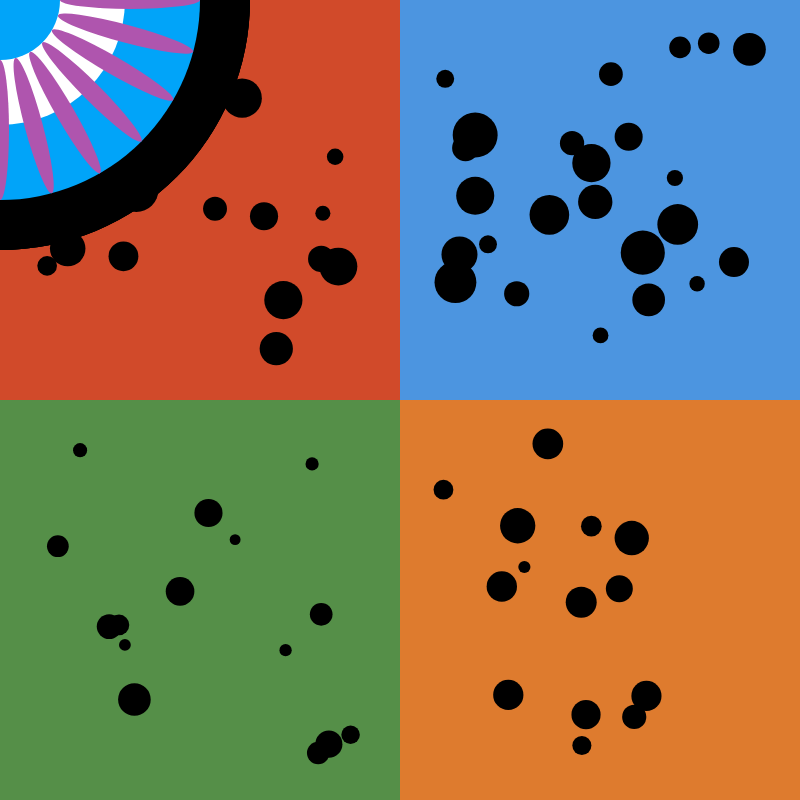
Frame 1 (no input)
Frame 60 (no input): identical to frame 1, image omitted
Frame 120 (the mouse pressed at the canvas centre since frame 60): identical to frame 1, image omitted

The p5.js sketch that drew this single still picture (run headless with seeded random() and noise() and a simulated clock; from frame 60 on, the mouse is pressed at the canvas centre):

// p5.js sketch
// ── sketch.js
// ========================
// 800x800 Canvas – CircleArt Version
// ========================
let cnv, t = 0;  

const NOISE = {
  animate: true,
  speed: 0.02,
  wiggle: 24,
  sMin: 0.85,
  sMax: 1.15,
  rotMax: 18
};

/**
 * Initialize the canvas and set up the drawing environment
 */
function setup() {
  cnv = createCanvas(800, 800);
  centerCanvas();
  angleMode(DEGREES);
}

/**
 * Center the canvas on the window
 */
function centerCanvas() {
  let x = (windowWidth - width) / 2;
  let y = (windowHeight - height) / 2;
  x = max(0, x);
  y = max(0, y);
  cnv.position(x, y);
}

/**
 * Re-center the canvas when the window is resized
 */
function windowResized() {
  centerCanvas();
}

/**
 * Main draw loop - clear the canvas and draw all elements
 */
function draw() {
  if (NOISE.animate) t += NOISE.speed;
  drawBackgroundGrid();  // Draw colored quadrants with random dots
  drawAllCircles(t);      // Draw all circles using t as the parameter
}

/**
 * CircleArt class — each circle composition becomes a "creature"
 * that subtly moves, rotates and scales according to Perlin Noise.
 *
 * This version replaces the original static display() method.
 * Noise-driven animation makes each circle feel organic and
 * visually distinct from the group’s static base image.
 */
class CircleArt {

  constructor(x, y, scale, drawFn) {
    // Initial static properties
    this.x = x;              // Original X position on canvas
    this.y = y;              // Original Y position on canvas
    this.scale = scale;      // Base scale multiplier
    this.drawFn = drawFn;    // Custom drawing function for this circle

    // Noise seeds — each circle receives unique noise offsets
    // These ensure circles never move in the same pattern
    this.nx = random(1000);  // Noise seed for X-offset
    this.ny = random(1000);  // Noise seed for Y-offset
    this.ns = random(1000);  // Noise seed for scaling (breathing effect)
    this.nr = random(1000);  // Noise seed for rotation
  }

  /**
   * Display the circle using noise-driven transformations.
   * tt = time variable passed from the main draw() loop.
   */
  display(tt) {

    // --- 1. Noise-driven position offset (subtle drifting motion)
    const dx = map(
      noise(this.nx + tt), 0, 1,
      -NOISE.wiggle, NOISE.wiggle
    );
    const dy = map(
      noise(this.ny + tt), 0, 1,
      -NOISE.wiggle, NOISE.wiggle
    );

    // --- 2. Noise-driven scaling ("breathing")
    const sc = this.scale * map(
      noise(this.ns + tt), 0, 1,
      NOISE.sMin, NOISE.sMax
    );

    // --- 3. Noise-driven micro-rotation
    const ang = map(
      noise(this.nr + tt), 0, 1,
      -NOISE.rotMax, NOISE.rotMax
    );

    // --- Apply all transformations ---
    push();
    translate(this.x + dx, this.y + dy);
    rotate(ang);
    scale(sc);

    // Draw the circle's custom graphic
    this.drawFn(tt);

    pop();
  }
}

/**
 * Draw the background grid with four colored quadrants
 * Each quadrant contains randomly distributed black circles
 */
function drawBackgroundGrid() {
  const cols = ['#d14a2a', '#4c95e0', '#558f48', '#de7b2e'];
  const cell = width / 2;

  // Draw the four background quadrants
  noStroke();
  fill(cols[0]); rect(0, 0, cell, cell);        // Red (top-left)
  fill(cols[1]); rect(cell, 0, cell, cell);     // Blue (top-right)
  fill(cols[2]); rect(0, cell, cell, cell);     // Green (bottom-left)
  fill(cols[3]); rect(cell, cell, cell, cell);  // Orange (bottom-right)

  // Use fixed random seed for consistent dot placement
  randomSeed(9103);

  // Configuration for dots in each quadrant
  const dotConfig = [
    { gx: 0, gy: 0, count: 25, rMin: 15, rMax: 45 }, // Red quadrant
    { gx: 1, gy: 0, count: 25, rMin: 15, rMax: 45 }, // Blue quadrant
    { gx: 0, gy: 1, count: 15, rMin: 10, rMax: 36 }, // Green quadrant
    { gx: 1, gy: 1, count: 15, rMin: 10, rMax: 36 }  // Orange quadrant
  ];

  // Draw random dots in each quadrant
  for (const q of dotConfig) {
    const baseX = q.gx * cell;
    const baseY = q.gy * cell;

    for (let i = 0; i < q.count; i++) {
      const r = random(q.rMin, q.rMax);

      // Scatter dots across the quadrant with a margin to keep them in bounds
      const margin = 10;
      const cx = baseX + random(margin + r, cell - margin - r);
      const cy = baseY + random(margin + r, cell - margin - r);

      fill(0);
      noStroke();
      circle(cx, cy, r);
    }
  }
}


/**
 * Create and display all circle compositions
 * Each circle is positioned at specific coordinates with a unique drawing function
 */
function drawAllCircles() {
  const circles = [
    new CircleArt(10, 10, 1.0, drawCircle6),
    new CircleArt(220, 180, 0.9, drawCircle4),
    new CircleArt(400, -30, 0.4, drawCircle7),
    new CircleArt(530, 180, 0.6, drawCircle8),
    new CircleArt(785, 80, 0.8, drawCircle4),

    new CircleArt(-45, 270, 0.9, drawCircle3),
    new CircleArt(154, 460, 1.4, drawCircle1),
    new CircleArt(434, 460, 1.4, drawCircle2),
    new CircleArt(760, 410, 1.2, drawCircle3),

    new CircleArt(20, 700, 1, drawCircle5),
    new CircleArt(295, 730, 1.1, drawCircle6),
    new CircleArt(610, 730, 0.7, drawCircle7),
  ];

  // Display all circles
  for (const c of circles) {
    c.display();
  }
}

/**
 * ==================== CIRCLE #1: Purple Xingyuan ====================
 */
function drawCircle1() {
  const R = 100;
  
  // Define color palette
  const colors = {
    black: "#000",
    purple: "rgb(179,106,210)",
    blue: "rgb(88,170,246)",
    white: "#fff",
    pink: "rgb(204,102,170)"
  };

  // Outer black circle
  noStroke();
  fill(colors.black);
  circle(0, 0, R * 2);

  // Purple dots arranged in a circle
  const dotCount = 20;
  const dotRadius = R * 0.10;
  const padding = R * 0.05;
  const dotCircleRadius = R - dotRadius - padding;
  
  fill(colors.purple);
  for (let i = 0; i < dotCount; i++) {
    const angle = i * (360 / dotCount);
    circle(cos(angle) * dotCircleRadius, sin(angle) * dotCircleRadius, dotRadius * 2);
  }

  // Blue center circle
  fill(colors.blue);
  circle(0, 0, R * 1.40);
  
  // Decorative rings
  noFill();
  stroke(colors.pink);
  strokeWeight(R * 0.035);
  circle(0, 0, R * 1.16);

  stroke(colors.white);
  strokeWeight(R * 0.18);
  circle(0, 0, R * 1.04);

  stroke(colors.pink);
  strokeWeight(R * 0.03);
  circle(0, 0, R * 0.60);
}

/**
 * ==================== CIRCLE #2: Orange-Green Xingyuan ====================
 */
function drawCircle2() {
  const R = 100;
  
  // Define color palette
  const colors = {
    black: "#000",
    orange: "rgb(223,121,45)",
    green: "rgb(116,158,94)",
    white: "#fff"
  };

  // Outer black circle
  noStroke();
  fill(colors.black);
  circle(0, 0, R * 2);

  // Concentric orange and green circles
  const radii = [
    { size: R * 0.82, color: colors.orange },
    { size: R * 0.56, color: colors.green },
    { size: R * 0.40, color: colors.orange },
    { size: R * 0.28, color: colors.green }
  ];

  for (const layer of radii) {
    fill(layer.color);
    circle(0, 0, layer.size * 2);
  }

  // White radial spokes
  const spokeCount = 24;
  const spokeWidth = R * 0.06;
  const innerRadius = R * 0.40;
  const outerRadius = R * 0.82;

  fill(colors.white);
  rectMode(CENTER);
  for (let i = 0; i < spokeCount; i++) {
    push();
    rotate(i * (360 / spokeCount));
    const spokeLength = outerRadius - innerRadius;
    const spokeCenter = (outerRadius + innerRadius) / 2;
    rect(spokeCenter, 0, spokeLength, spokeWidth);
    pop();
  }
}

/**
 * ==================== CIRCLE #3: Flower - Sansan ====================
 */
function drawCircle3() {
  noStroke();
  
  // Outer black circle
  fill(0);
  circle(0, 0, 300);

  // Inner white circle
  fill(255);
  circle(0, 0, 120);

  // Green decorative ring
  noFill();
  stroke(95, 120, 70);
  strokeWeight(20);
  circle(0, 0, 200);

  // Orange petals (8 petals arranged radially)
  noStroke();
  fill(230, 150, 40);
  const petalLength = 120;
  const petalWidth = 50;
  
  for (let i = 0; i < 8; i++) {
    push();
    rotate(i * 45);
    ellipse(0, -90, petalWidth, petalLength);
    pop();
  }

  // Green center circle
  noStroke();
  fill(95, 120, 70);
  circle(0, 0, 100);
}

/**
 * ==================== CIRCLE #4: Blue-Red Layers - Sansan ====================
 */
function drawCircle4() {
  noStroke();

  // Define layer sizes
  const outerBlack = 320;
  const blueD = 260;
  const redOuter = 200;
  const blueInner = 130;
  const redCenter = 70;

  // Draw concentric circles
  fill(0);
  ellipse(0, 0, outerBlack, outerBlack);
  
  fill(66, 100, 210);
  ellipse(0, 0, blueD, blueD);
  
  fill(220, 60, 50);
  ellipse(0, 0, redOuter, redOuter);
  
  fill(66, 100, 210);
  ellipse(0, 0, blueInner, blueInner);
  
  fill(220, 60, 50);
  ellipse(0, 0, redCenter, redCenter);

  // Draw yellow dots arranged in a circle
  fill(230, 175, 55);
  const dotCount = 12;
  const dotSize = 26;
  const outerRadius = outerBlack / 2;
  const blueRadius = blueD / 2;
  const dotRadius = dotSize / 2;
  const centerRadius = (blueRadius + dotRadius + outerRadius - dotRadius) / 2;

  for (let i = 0; i < dotCount; i++) {
    const angle = i * (360 / dotCount);
    ellipse(
      cos(angle) * centerRadius,
      sin(angle) * centerRadius,
      dotSize,
      dotSize
    );
  }
}

/**
 * ==================== CIRCLE #5: Red Petals - Ruby ====================
 */
function drawCircle5() {
  const s = 240;

  // Outer white circle with black stroke
  fill(255);
  strokeWeight(Math.round(s * 0.125));
  stroke("#000");
  circle(0, 0, s);

  // Red center dot
  noStroke();
  fill("#e53019");
  circle(0, 0, Math.round(s * 0.125));

  // Draw 6 petals and decorative elements
  push();
  for (let i = 0; i < 6; i++) {
    rotate(60);
    
    // Orange petal shape
    // Petal defined using curveVertex for smooth shape
    // 
    fill("#f1801b");
    beginShape();
    curveVertex(0, -0.05 * s); 
    curveVertex(0, -0.05 * s);
    curveVertex(-0.001 * s, -0.08 * s);
    curveVertex(-0.025 * s, -0.135 * s);
    curveVertex(-0.045 * s, -0.245 * s);
    curveVertex(-0.055 * s, -0.32 * s);
    curveVertex(-0.035 * s, -0.39 * s);
    curveVertex(0.035 * s, -0.39 * s);
    curveVertex(0.055 * s, -0.32 * s);
    curveVertex(0.045 * s, -0.245 * s);
    curveVertex(0.025 * s, -0.135 * s);
    curveVertex(0.001 * s, -0.08 * s);
    endShape(CLOSE);

    // Blue decorative circle
    fill("#517ae1");
    ellipse(-0.17 * s, -0.28 * s, s / 9.0, s / 9.0);
  }
  pop();
}

/**
 * ==================== CIRCLE #6: Orange Layers - Ruby ====================
 */
function drawCircle6() {
  const s = 260;

  // Outer black circle
  noStroke();
  fill("#000");
  circle(0, 0, s);

  // White ring (2/3 + 1/15 = 11/15 of radius)
  fill("#fff");
  circle(0, 0, s * (11 / 15));

  // Blue ring (2/3 of radius)
  fill("#3280ee");
  circle(0, 0, s * (2 / 3));

  // Orange dots arranged in circle
  const dotCount = 20;
  const dotRadius = s * 0.43;
  const dotSize = s / 12;
  
  fill("#ed9b2c");
  for (let i = 0; i < dotCount; i++) {
    const angle = i * (360 / dotCount) - 90;
    const x = cos(angle) * dotRadius;
    const y = sin(angle) * dotRadius;
    ellipse(x, y, dotSize, dotSize);
  }

  // Orange-red center circle
  fill("#e7691f");
  circle(0, 0, s * 0.5);

  // Red dots with randomness
  fill("#e54b1c");
  for (let i = 0; i < 6; i++) {
    const angle = -90 + (0.8 * 360) / (6 - 1) * i + random(-36, 36);
    const radius = s * 0.1 + random(-0.05 * s, 0.05 * s);
    circle(cos(angle) * radius, sin(angle) * radius, random(0.05, 0.1) * s);
  }

  // Dark red center dots
  fill("#e53019");
  for (let i = 0; i < 6; i++) {
    const angle = -90 + (0.7 * 360) / (6 - 1) * i + random(-36, 36);
    const radius = (i % 2 === 0) ? s * 0.13 : s * 0.08;
    circle(cos(angle) * radius, sin(angle) * radius, random(0.1, 0.12) * s);
  }
}

/**
 * ==================== CIRCLE #7: Blue-Purple - Stannie ====================
 */
function drawCircle7() {
  // Outer black circle
  fill(0);
  ellipse(0, 0, 500, 500);

  // Large blue circle
  fill("#01A4F9");
  ellipse(0, 0, 400, 400);

  // White circle
  fill(255);
  ellipse(0, 0, 250, 250);

  // Inner blue circle
  fill("#01A4F9");
  ellipse(0, 0, 120, 120);

  // Purple radial petals
  fill("#AF55AE");
  const petalCount = 24;
  for (let i = 0; i < petalCount; i++) {
    push();
    rotate((360 / petalCount) * i);
    ellipse(0, -130, 18, 140);
    pop();
  }
}

/**
 * ==================== CIRCLE #8: Green Dots - Stannie ====================
 */
function drawCircle8() {
  // Outer black circle
  fill(0);
  ellipse(0, 0, 500, 500);

  // Green dots arranged around the circle
  fill("#6B8E23");
  const dotCount = 16;
  const dotRadius = 210;
  for (let i = 0; i < dotCount; i++) {
    push();
    rotate((360 / dotCount) * i);
    ellipse(0, -dotRadius, 50, 50);
    pop();
  }

  // Large white circle
  fill(255);
  ellipse(0, 0, 340, 340);

  // Inner black circle
  fill(0);
  ellipse(0, 0, 280, 280);

  // Red center circle
  fill("#D84315");
  ellipse(0, 0, 80, 80);
}
